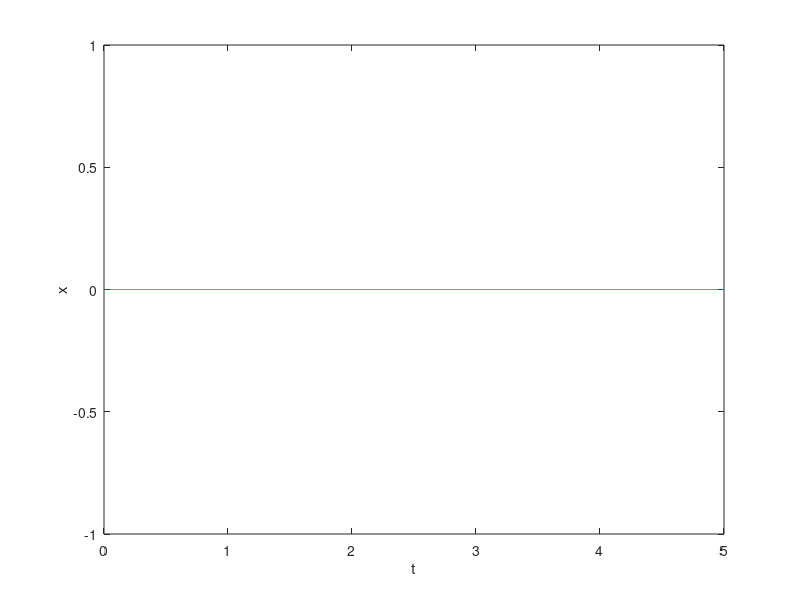

Source code (MATLAB):
function ode_test
t = 0:0.001:5; 
init_x = 0; 

[t,x] = ode45( @rhs, t, init_x);
figure(1);plot(t,x); 
xlabel('t'); ylabel('x');

    function dxdt = rhs(t,x)
        a = 3
        dxdt = -x^3 + a*x; 
    end
end